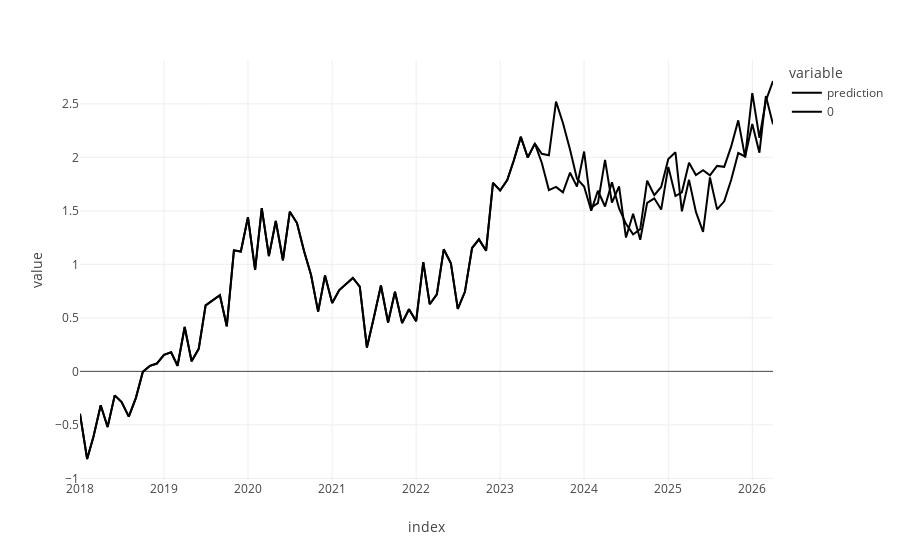

Notebook source saved alongside this figure:
### Code cell
plot_series(convert_to_df(data_), prediction, i=0)
